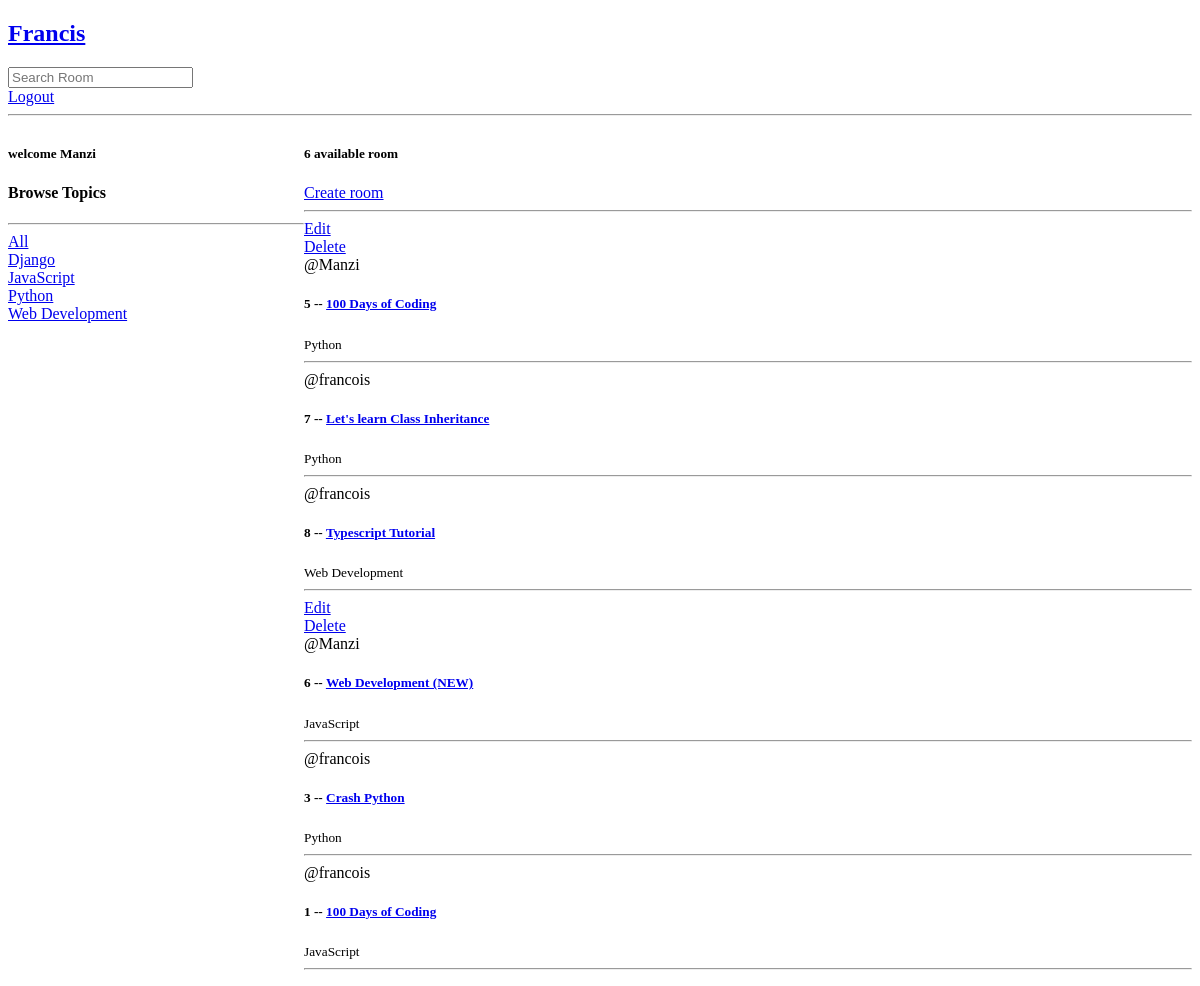
The page / (signed in) on the database as committed earlier.
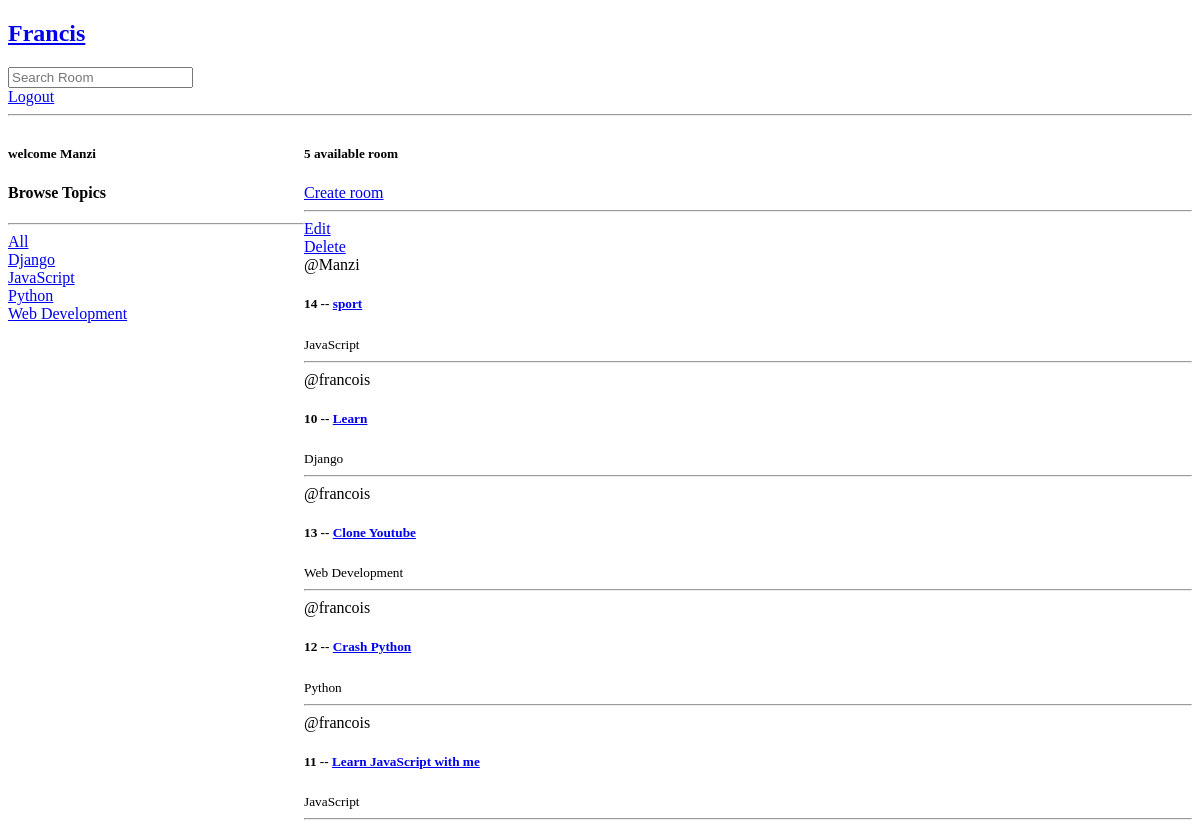
The same page on the database as committed later.
### front/models.py (models this page shows, shortened)
class Topic(models.Model):
   name  = models.CharField(max_length=200)
   class Meta():
      ordering = ('name',)

class Room(models.Model):
   host = models.ForeignKey(User, on_delete=models.SET_NULL, null=True)
   topic = models.ForeignKey(Topic, on_delete=models.SET_NULL, null=True)
   name = models.CharField(max_length=200)
   description = models.TextField(null=True, blank=True)
   updates = models.DateTimeField(auto_now=True)
   created = models.DateTimeField(auto_now_add=True)
   class Meta():
      ordering = ['-updates', '-created']

### front/views.py (the view)
# urls.py: path('', views.home, name='home'),
@login_required(login_url='login')
def home(request):
    q = request.GET.get('p') if request.GET.get('p') != None else ''
    rooms = Room.objects.filter(Q(topic__name__icontains=q) |
    Q(name__icontains=q)
    )
    topics = Topic.objects.all()
    count_room = rooms.count() # count the number of rooms the topic
    context = {'rooms': rooms, 'topics': topics, 'count_room': count_room,}
    return render(request, 'front/home.html', context)

### front/templates/front/home.html (shortened to what this page needs)
{% extends 'main.html' %}
{% block content %}
<div class="home-container">
    <div>
        <h5>welcome {{user.username}}</h5>
        <h4>Browse Topics</h4>
        <hr>
        <div>
            <a href="{% url 'home'%}">All</a>
        </div>
        {% for topic in topics %}
            <div>
                <a href="{% url 'home'%}?p={{topic.name}}">{{topic.name}}</a>
            </div>
        {% endfor %}
    </div>
    <div>
        <h5>{{count_room}} available room</h5>
        <a href="{%url 'create-room'%}">Create room</a>
        <hr>
        <div>
                {% for room in rooms %}
                    <div>
                        {% if request.user == room.host %}
                        <a href="{%url 'update-room' room.id%}">Edit</a><br>
                        <a href="{%url 'delete-room' room.id%}">Delete</a><br>
                        {% endif %}
                        <span>@{{room.host.username}}</span>
                        <h5>{{ room.id }} -- <a href="{% url 'room' room.id%}">{{ room.name }}</h5></a>
                        <small>{{room.topic.name}}</small>
                        <hr>
                    </div>
                {% endfor %}
        </div>
    </div>
</div>
{% endblock %}

Rows that differ between the two databases and show on the page:
removed Room: shows "Edit", host.username "Manzi", id "5", name "100 Days of Coding", topic.name "Python"
removed Room: host.username "francois", id "7", name "Let's learn Class Inheritance", topic.name "Python"
removed Room: host.username "francois", id "8", name "Typescript Tutorial", topic.name "Web Development"
removed Room: shows "Edit", host.username "Manzi", id "6", name "Web Development (NEW)", topic.name "JavaScript"
removed Room: host.username "francois", id "3", name "Crash Python", topic.name "Python"
removed Room: host.username "francois", id "1", name "100 Days of Coding", topic.name "JavaScript"
added Room: shows "Edit", host.username "Manzi", id "14", name "sport", topic.name "JavaScript"
added Room: host.username "francois", id "10", name "Learn", topic.name "Django"
added Room: host.username "francois", id "13", name "Clone Youtube", topic.name "Web Development"
added Room: host.username "francois", id "12", name "Crash Python", topic.name "Python"
added Room: host.username "francois", id "11", name "Learn JavaScript with me", topic.name "JavaScript"
Other text that changed with them:
{{ count_room }}: "6" → "5"
